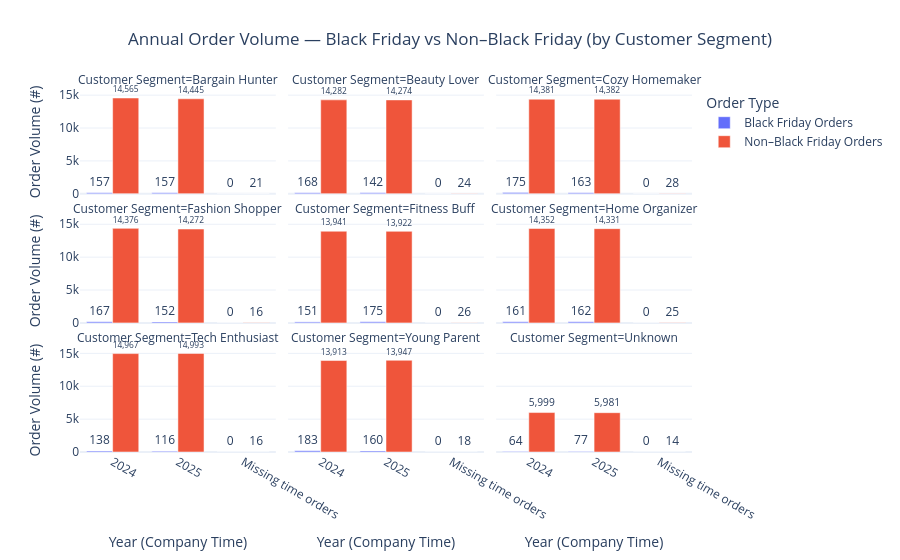

Notebook code cell kept with this figure:
### Code cell
# Annual order volume (BF vs Non-BF)


vol_long = q4.melt(
    id_vars=["yr_label", "customer_segment"],
    value_vars=["bf_orders", "non_bf_orders"],
    var_name="order_type",
    value_name="orders"
)

vol_long["order_type"] = vol_long["order_type"].map({
    "bf_orders": "Black Friday Orders",
    "non_bf_orders": "Non–Black Friday Orders"
})
vol_long["label"] = vol_long["orders"].map(lambda v: f"{int(v):,}")

fig_vol = px.bar(
    vol_long,
    x="yr_label",
    y="orders",
    color="order_type",
    barmode="group",
    facet_col="customer_segment",
    facet_col_wrap=3,
    text="label",
    title="Annual Order Volume — Black Friday vs Non–Black Friday (by Customer Segment)",
    labels={
        "yr_label": "Year (Company Time)",
        "orders": "Order Volume (#)",
        "order_type": "Order Type",
        "customer_segment": "Customer Segment",
    },
)
fig_vol.update_traces(textposition="outside", cliponaxis=False)
fig_vol.update_layout(title={"x": 0.5, "xanchor": "center"}, height=880, autosize=True , margin=dict(t=90, b=80))
fig_vol.show()

### Figure 1 — Plotly figure (JSON) as saved in the notebook; plotly's stock layout.template omitted (floating-point values rounded to 4 significant figures)
{"data": [{"alignmentgroup": "True", "cliponaxis": false, "hovertemplate": "Order Type=Black Friday Orders<br>Customer Segment=Bargain Hunter<br>Year (Company Time)=%{x}<br>Order Volume (#)=%{y}<br>label=%{text}<extra></extra>", "legendgroup": "Black Friday Orders", "marker": {"color": "#636efa", "pattern": {"shape": ""}}, "name": "Black Friday Orders", "offsetgroup": "Black Friday Orders", "orientation": "v", "showlegend": true, "text": ["157", "157", "0"], "textposition": "outside", "type": "bar", "x": ["2024", "2025", "Missing time orders"], "xaxis": "x7", "y": [157, 157, 0], "yaxis": "y7"}, {"alignmentgroup": "True", "cliponaxis": false, "hovertemplate": "Order Type=Black Friday Orders<br>Customer Segment=Beauty Lover<br>Year (Company Time)=%{x}<br>Order Volume (#)=%{y}<br>label=%{text}<extra></extra>", "legendgroup": "Black Friday Orders", "marker": {"color": "#636efa", "pattern": {"shape": ""}}, "name": "Black Friday Orders", "offsetgroup": "Black Friday Orders", "orientation": "v", "showlegend": false, "text": ["168", "142", "0"], "textposition": "outside", "type": "bar", "x": ["2024", "2025", "Missing time orders"], "xaxis": "x8", "y": [168, 142, 0], "yaxis": "y8"}, {"alignmentgroup": "True", "cliponaxis": false, "hovertemplate": "Order Type=Black Friday Orders<br>Customer Segment=Cozy Homemaker<br>Year (Company Time)=%{x}<br>Order Volume (#)=%{y}<br>label=%{text}<extra></extra>", "legendgroup": "Black Friday Orders", "marker": {"color": "#636efa", "pattern": {"shape": ""}}, "name": "Black Friday Orders", "offsetgroup": "Black Friday Orders", "orientation": "v", "showlegend": false, "text": ["175", "163", "0"], "textposition": "outside", "type": "bar", "x": ["2024", "2025", "Missing time orders"], "xaxis": "x9", "y": [175, 163, 0], "yaxis": "y9"}, {"alignmentgroup": "True", "cliponaxis": false, "hovertemplate": "Order Type=Black Friday Orders<br>Customer Segment=Fashion Shopper<br>Year (Company Time)=%{x}<br>Order Volume (#)=%{y}<br>label=%{text}<extra></extra>", "legendgroup": "Black Friday Orders", "marker": {"color": "#636efa", "pattern": {"shape": ""}}, "name": "Black Friday Orders", "offsetgroup": "Black Friday Orders", "orientation": "v", "showlegend": false, "text": ["167", "152", "0"], "textposition": "outside", "type": "bar", "x": ["2024", "2025", "Missing time orders"], "xaxis": "x4", "y": [167, 152, 0], "yaxis": "y4"}, {"alignmentgroup": "True", "cliponaxis": false, "hovertemplate": "Order Type=Black Friday Orders<br>Customer Segment=Fitness Buff<br>Year (Company Time)=%{x}<br>Order Volume (#)=%{y}<br>label=%{text}<extra></extra>", "legendgroup": "Black Friday Orders", "marker": {"color": "#636efa", "pattern": {"shape": ""}}, "name": "Black Friday Orders", "offsetgroup": "Black Friday Orders", "orientation": "v", "showlegend": false, "text": ["151", "175", "0"], "textposition": "outside", "type": "bar", "x": ["2024", "2025", "Missing time orders"], "xaxis": "x5", "y": [151, 175, 0], "yaxis": "y5"}, {"alignmentgroup": "True", "cliponaxis": false, "hovertemplate": "Order Type=Black Friday Orders<br>Customer Segment=Home Organizer<br>Year (Company Time)=%{x}<br>Order Volume (#)=%{y}<br>label=%{text}<extra></extra>", "legendgroup": "Black Friday Orders", "marker": {"color": "#636efa", "pattern": {"shape": ""}}, "name": "Black Friday Orders", "offsetgroup": "Black Friday Orders", "orientation": "v", "showlegend": false, "text": ["161", "162", "0"], "textposition": "outside", "type": "bar", "x": ["2024", "2025", "Missing time orders"], "xaxis": "x6", "y": [161, 162, 0], "yaxis": "y6"}, {"alignmentgroup": "True", "cliponaxis": false, "hovertemplate": "Order Type=Black Friday Orders<br>Customer Segment=Tech Enthusiast<br>Year (Company Time)=%{x}<br>Order Volume (#)=%{y}<br>label=%{text}<extra></extra>", "legendgroup": "Black Friday Orders", "marker": {"color": "#636efa", "pattern": {"shape": ""}}, "name": "Black Friday Orders", "offsetgroup": "Black Friday Orders", "orientation": "v", "showlegend": false, "text": ["138", "116", "0"], "textposition": "outside", "type": "bar", "x": ["2024", "2025", "Missing time orders"], "xaxis": "x", "y": [138, 116, 0], "yaxis": "y"}, {"alignmentgroup": "True", "cliponaxis": false, "hovertemplate": "Order Type=Black Friday Orders<br>Customer Segment=Young Parent<br>Year (Company Time)=%{x}<br>Order Volume (#)=%{y}<br>label=%{text}<extra></extra>", "legendgroup": "Black Friday Orders", "marker": {"color": "#636efa", "pattern": {"shape": ""}}, "name": "Black Friday Orders", "offsetgroup": "Black Friday Orders", "orientation": "v", "showlegend": false, "text": ["183", "160", "0"], "textposition": "outside", "type": "bar", "x": ["2024", "2025", "Missing time orders"], "xaxis": "x2", "y": [183, 160, 0], "yaxis": "y2"}, {"alignmentgroup": "True", "cliponaxis": false, "hovertemplate": "Order Type=Black Friday Orders<br>Customer Segment=Unknown<br>Year (Company Time)=%{x}<br>Order Volume (#)=%{y}<br>label=%{text}<extra></extra>", "legendgroup": "Black Friday Orders", "marker": {"color": "#636efa", "pattern": {"shape": ""}}, "name": "Black Friday Orders", "offsetgroup": "Black Friday Orders", "orientation": "v", "showlegend": false, "text": ["64", "77", "0"], "textposition": "outside", "type": "bar", "x": ["2024", "2025", "Missing time orders"], "xaxis": "x3", "y": [64, 77, 0], "yaxis": "y3"}, {"alignmentgroup": "True", "cliponaxis": false, "hovertemplate": "Order Type=Non–Black Friday Orders<br>Customer Segment=Bargain Hunter<br>Year (Company Time)=%{x}<br>Order Volume (#)=%{y}<br>label=%{text}<extra></extra>", "legendgroup": "Non–Black Friday Orders", "marker": {"color": "#EF553B", "pattern": {"shape": ""}}, "name": "Non–Black Friday Orders", "offsetgroup": "Non–Black Friday Orders", "orientation": "v", "showlegend": true, "text": ["14,565", "14,445", "21"], "textposition": "outside", "type": "bar", "x": ["2024", "2025", "Missing time orders"], "xaxis": "x7", "y": [14565, 14445, 21], "yaxis": "y7"}, {"alignmentgroup": "True", "cliponaxis": false, "hovertemplate": "Order Type=Non–Black Friday Orders<br>Customer Segment=Beauty Lover<br>Year (Company Time)=%{x}<br>Order Volume (#)=%{y}<br>label=%{text}<extra></extra>", "legendgroup": "Non–Black Friday Orders", "marker": {"color": "#EF553B", "pattern": {"shape": ""}}, "name": "Non–Black Friday Orders", "offsetgroup": "Non–Black Friday Orders", "orientation": "v", "showlegend": false, "text": ["14,282", "14,274", "24"], "textposition": "outside", "type": "bar", "x": ["2024", "2025", "Missing time orders"], "xaxis": "x8", "y": [14282, 14274, 24], "yaxis": "y8"}, {"alignmentgroup": "True", "cliponaxis": false, "hovertemplate": "Order Type=Non–Black Friday Orders<br>Customer Segment=Cozy Homemaker<br>Year (Company Time)=%{x}<br>Order Volume (#)=%{y}<br>label=%{text}<extra></extra>", "legendgroup": "Non–Black Friday Orders", "marker": {"color": "#EF553B", "pattern": {"shape": ""}}, "name": "Non–Black Friday Orders", "offsetgroup": "Non–Black Friday Orders", "orientation": "v", "showlegend": false, "text": ["14,381", "14,382", "28"], "textposition": "outside", "type": "bar", "x": ["2024", "2025", "Missing time orders"], "xaxis": "x9", "y": [14381, 14382, 28], "yaxis": "y9"}, {"alignmentgroup": "True", "cliponaxis": false, "hovertemplate": "Order Type=Non–Black Friday Orders<br>Customer Segment=Fashion Shopper<br>Year (Company Time)=%{x}<br>Order Volume (#)=%{y}<br>label=%{text}<extra></extra>", "legendgroup": "Non–Black Friday Orders", "marker": {"color": "#EF553B", "pattern": {"shape": ""}}, "name": "Non–Black Friday Orders", "offsetgroup": "Non–Black Friday Orders", "orientation": "v", "showlegend": false, "text": ["14,376", "14,272", "16"], "textposition": "outside", "type": "bar", "x": ["2024", "2025", "Missing time orders"], "xaxis": "x4", "y": [14376, 14272, 16], "yaxis": "y4"}, {"alignmentgroup": "True", "cliponaxis": false, "hovertemplate": "Order Type=Non–Black Friday Orders<br>Customer Segment=Fitness Buff<br>Year (Company Time)=%{x}<br>Order Volume (#)=%{y}<br>label=%{text}<extra></extra>", "legendgroup": "Non–Black Friday Orders", "marker": {"color": "#EF553B", "pattern": {"shape": ""}}, "name": "Non–Black Friday Orders", "offsetgroup": "Non–Black Friday Orders", "orientation": "v", "showlegend": false, "text": ["13,941", "13,922", "26"], "textposition": "outside", "type": "bar", "x": ["2024", "2025", "Missing time orders"], "xaxis": "x5", "y": [13941, 13922, 26], "yaxis": "y5"}, {"alignmentgroup": "True", "cliponaxis": false, "hovertemplate": "Order Type=Non–Black Friday Orders<br>Customer Segment=Home Organizer<br>Year (Company Time)=%{x}<br>Order Volume (#)=%{y}<br>label=%{text}<extra></extra>", "legendgroup": "Non–Black Friday Orders", "marker": {"color": "#EF553B", "pattern": {"shape": ""}}, "name": "Non–Black Friday Orders", "offsetgroup": "Non–Black Friday Orders", "orientation": "v", "showlegend": false, "text": ["14,352", "14,331", "25"], "textposition": "outside", "type": "bar", "x": ["2024", "2025", "Missing time orders"], "xaxis": "x6", "y": [14352, 14331, 25], "yaxis": "y6"}, {"alignmentgroup": "True", "cliponaxis": false, "hovertemplate": "Order Type=Non–Black Friday Orders<br>Customer Segment=Tech Enthusiast<br>Year (Company Time)=%{x}<br>Order Volume (#)=%{y}<br>label=%{text}<extra></extra>", "legendgroup": "Non–Black Friday Orders", "marker": {"color": "#EF553B", "pattern": {"shape": ""}}, "name": "Non–Black Friday Orders", "offsetgroup": "Non–Black Friday Orders", "orientation": "v", "showlegend": false, "text": ["14,967", "14,993", "16"], "textposition": "outside", "type": "bar", "x": ["2024", "2025", "Missing time orders"], "xaxis": "x", "y": [14967, 14993, 16], "yaxis": "y"}, {"alignmentgroup": "True", "cliponaxis": false, "hovertemplate": "Order Type=Non–Black Friday Orders<br>Customer Segment=Young Parent<br>Year (Company Time)=%{x}<br>Order Volume (#)=%{y}<br>label=%{text}<extra></extra>", "legendgroup": "Non–Black Friday Orders", "marker": {"color": "#EF553B", "pattern": {"shape": ""}}, "name": "Non–Black Friday Orders", "offsetgroup": "Non–Black Friday Orders", "orientation": "v", "showlegend": false, "text": ["13,913", "13,947", "18"], "textposition": "outside", "type": "bar", "x": ["2024", "2025", "Missing time orders"], "xaxis": "x2", "y": [13913, 13947, 18], "yaxis": "y2"}, {"alignmentgroup": "True", "cliponaxis": false, "hovertemplate": "Order Type=Non–Black Friday Orders<br>Customer Segment=Unknown<br>Year (Company Time)=%{x}<br>Order Volume (#)=%{y}<br>label=%{text}<extra></extra>", "legendgroup": "Non–Black Friday Orders", "marker": {"color": "#EF553B", "pattern": {"shape": ""}}, "name": "Non–Black Friday Orders", "offsetgroup": "Non–Black Friday Orders", "orientation": "v", "showlegend": false, "text": ["5,999", "5,981", "14"], "textposition": "outside", "type": "bar", "x": ["2024", "2025", "Missing time orders"], "xaxis": "x3", "y": [5999, 5981, 14], "yaxis": "y3"}], "layout": {"annotations": [{"font": {}, "showarrow": false, "text": "Customer Segment=Tech Enthusiast", "x": 0.16, "xanchor": "center", "xref": "paper", "y": 0.2867, "yanchor": "bottom", "yref": "paper"}, {"font": {}, "showarrow": false, "text": "Customer Segment=Young Parent", "x": 0.5, "xanchor": "center", "xref": "paper", "y": 0.2867, "yanchor": "bottom", "yref": "paper"}, {"font": {}, "showarrow": false, "text": "Customer Segment=Unknown", "x": 0.84, "xanchor": "center", "xref": "paper", "y": 0.2867, "yanchor": "bottom", "yref": "paper"}, {"font": {}, "showarrow": false, "text": "Customer Segment=Fashion Shopper", "x": 0.16, "xanchor": "center", "xref": "paper", "y": 0.6433, "yanchor": "bottom", "yref": "paper"}, {"font": {}, "showarrow": false, "text": "Customer Segment=Fitness Buff", "x": 0.5, "xanchor": "center", "xref": "paper", "y": 0.6433, "yanchor": "bottom", "yref": "paper"}, {"font": {}, "showarrow": false, "text": "Customer Segment=Home Organizer", "x": 0.84, "xanchor": "center", "xref": "paper", "y": 0.6433, "yanchor": "bottom", "yref": "paper"}, {"font": {}, "showarrow": false, "text": "Customer Segment=Bargain Hunter", "x": 0.16, "xanchor": "center", "xref": "paper", "y": 1.0, "yanchor": "bottom", "yref": "paper"}, {"font": {}, "showarrow": false, "text": "Customer Segment=Beauty Lover", "x": 0.5, "xanchor": "center", "xref": "paper", "y": 1.0, "yanchor": "bottom", "yref": "paper"}, {"font": {}, "showarrow": false, "text": "Customer Segment=Cozy Homemaker", "x": 0.84, "xanchor": "center", "xref": "paper", "y": 1.0, "yanchor": "bottom", "yref": "paper"}], "autosize": true, "barmode": "group", "legend": {"title": {"text": "Order Type"}, "tracegroupgap": 0}, "margin": {"b": 80, "t": 90}, "title": {"text": "Annual Order Volume — Black Friday vs Non–Black Friday (by Customer Segment)", "x": 0.5, "xanchor": "center"}, "xaxis": {"anchor": "y", "autorange": true, "domain": [0, 0.32], "range": [-0.5, 2.5], "title": {"text": "Year (Company Time)"}, "type": "category"}, "xaxis2": {"anchor": "y2", "autorange": true, "domain": [0.34, 0.66], "matches": "x", "range": [-0.5, 2.5], "title": {"text": "Year (Company Time)"}, "type": "category"}, "xaxis3": {"anchor": "y3", "autorange": true, "domain": [0.68, 1.0], "matches": "x", "range": [-0.5, 2.5], "title": {"text": "Year (Company Time)"}, "type": "category"}, "xaxis4": {"anchor": "y4", "autorange": true, "domain": [0, 0.32], "matches": "x", "range": [-0.5, 2.5], "showticklabels": false, "type": "category"}, "xaxis5": {"anchor": "y5", "autorange": true, "domain": [0.34, 0.66], "matches": "x", "range": [-0.5, 2.5], "showticklabels": false, "type": "category"}, "xaxis6": {"anchor": "y6", "autorange": true, "domain": [0.68, 1.0], "matches": "x", "range": [-0.5, 2.5], "showticklabels": false, "type": "category"}, "xaxis7": {"anchor": "y7", "autorange": true, "domain": [0, 0.32], "matches": "x", "range": [-0.5, 2.5], "showticklabels": false, "type": "category"}, "xaxis8": {"anchor": "y8", "autorange": true, "domain": [0.34, 0.66], "matches": "x", "range": [-0.5, 2.5], "showticklabels": false, "type": "category"}, "xaxis9": {"anchor": "y9", "autorange": true, "domain": [0.68, 1.0], "matches": "x", "range": [-0.5, 2.5], "showticklabels": false, "type": "category"}, "yaxis": {"anchor": "x", "autorange": true, "domain": [0, 0.2867], "range": [0, 15780.0], "title": {"text": "Order Volume (#)"}, "type": "linear"}, "yaxis2": {"anchor": "x2", "autorange": true, "domain": [0, 0.2867], "matches": "y", "range": [0, 15780.0], "showticklabels": false, "type": "linear"}, "yaxis3": {"anchor": "x3", "autorange": true, "domain": [0, 0.2867], "matches": "y", "range": [0, 15780.0], "showticklabels": false, "type": "linear"}, "yaxis4": {"anchor": "x4", "autorange": true, "domain": [0.3567, 0.6433], "matches": "y", "range": [0, 15780.0], "title": {"text": "Order Volume (#)"}, "type": "linear"}, "yaxis5": {"anchor": "x5", "autorange": true, "domain": [0.3567, 0.6433], "matches": "y", "range": [0, 15780.0], "showticklabels": false, "type": "linear"}, "yaxis6": {"anchor": "x6", "autorange": true, "domain": [0.3567, 0.6433], "matches": "y", "range": [0, 15780.0], "showticklabels": false, "type": "linear"}, "yaxis7": {"anchor": "x7", "autorange": true, "domain": [0.7133, 1.0], "matches": "y", "range": [0, 15780.0], "title": {"text": "Order Volume (#)"}, "type": "linear"}, "yaxis8": {"anchor": "x8", "autorange": true, "domain": [0.7133, 1.0], "matches": "y", "range": [0, 15780.0], "showticklabels": false, "type": "linear"}, "yaxis9": {"anchor": "x9", "autorange": true, "domain": [0.7133, 1.0], "matches": "y", "range": [0, 15780.0], "showticklabels": false, "type": "linear"}}}
